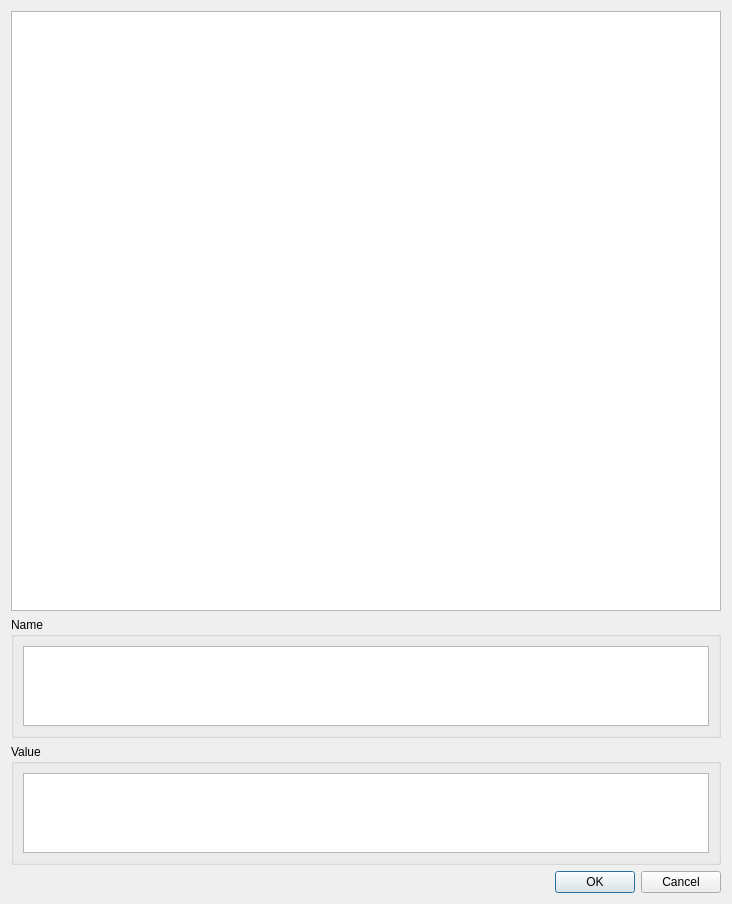
<?xml version="1.0" encoding="UTF-8"?>
<ui version="4.0">
 <class>SFATreeView</class>
 <widget class="QDialog" name="SFATreeView">
  <property name="geometry">
   <rect>
    <x>0</x>
    <y>0</y>
    <width>732</width>
    <height>904</height>
   </rect>
  </property>
  <property name="windowTitle">
   <string>SFA Tree View</string>
  </property>
  <layout class="QVBoxLayout" name="verticalLayout_3">
   <item>
    <widget class="QTreeView" name="tvSDFTree"/>
   </item>
   <item>
    <widget class="QGroupBox" name="gbDeotation">
     <property name="title">
      <string>Name</string>
     </property>
     <layout class="QVBoxLayout" name="verticalLayout">
      <item>
       <layout class="QHBoxLayout" name="horizontalLayout">
        <item>
         <widget class="QTextEdit" name="teName">
          <property name="sizePolicy">
           <sizepolicy hsizetype="Expanding" vsizetype="Fixed">
            <horstretch>0</horstretch>
            <verstretch>0</verstretch>
           </sizepolicy>
          </property>
          <property name="maximumSize">
           <size>
            <width>16777215</width>
            <height>80</height>
           </size>
          </property>
         </widget>
        </item>
       </layout>
      </item>
     </layout>
    </widget>
   </item>
   <item>
    <widget class="QGroupBox" name="gbReification">
     <property name="title">
      <string>Value</string>
     </property>
     <layout class="QVBoxLayout" name="verticalLayout_2">
      <item>
       <layout class="QHBoxLayout" name="horizontalLayout_2">
        <item>
         <widget class="QTextEdit" name="teValue">
          <property name="sizePolicy">
           <sizepolicy hsizetype="Expanding" vsizetype="Fixed">
            <horstretch>0</horstretch>
            <verstretch>0</verstretch>
           </sizepolicy>
          </property>
          <property name="maximumSize">
           <size>
            <width>16777215</width>
            <height>80</height>
           </size>
          </property>
         </widget>
        </item>
       </layout>
      </item>
     </layout>
    </widget>
   </item>
   <item>
    <widget class="QDialogButtonBox" name="buttonBox">
     <property name="orientation">
      <enum>Qt::Horizontal</enum>
     </property>
     <property name="standardButtons">
      <set>QDialogButtonBox::Cancel|QDialogButtonBox::Ok</set>
     </property>
    </widget>
   </item>
  </layout>
 </widget>
 <resources/>
 <connections>
  <connection>
   <sender>buttonBox</sender>
   <signal>accepted()</signal>
   <receiver>SFATreeView</receiver>
   <slot>accept()</slot>
   <hints>
    <hint type="sourcelabel">
     <x>248</x>
     <y>254</y>
    </hint>
    <hint type="destinationlabel">
     <x>157</x>
     <y>274</y>
    </hint>
   </hints>
  </connection>
  <connection>
   <sender>buttonBox</sender>
   <signal>rejected()</signal>
   <receiver>SFATreeView</receiver>
   <slot>reject()</slot>
   <hints>
    <hint type="sourcelabel">
     <x>316</x>
     <y>260</y>
    </hint>
    <hint type="destinationlabel">
     <x>286</x>
     <y>274</y>
    </hint>
   </hints>
  </connection>
 </connections>
</ui>
